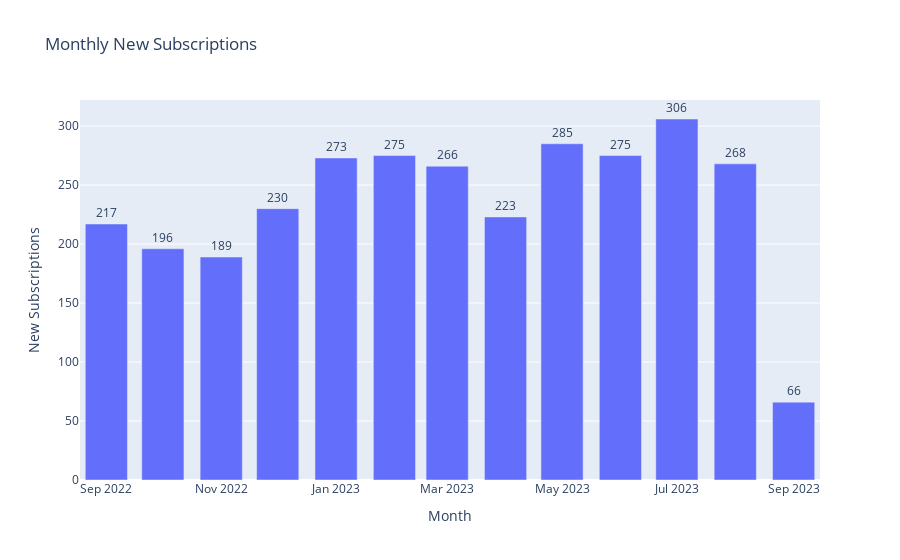

Notebook code cell kept with this figure:
### Code cell
# 2. monthly new subscriptions
fig = px.bar(trends, x='month', y='new_subs',
             title='Monthly New Subscriptions',
             labels={'new_subs': 'New Subscriptions', 'month': 'Month'},
             text='new_subs')
fig.update_traces(textposition='outside')
fig.show()

### Figure 1 — Plotly figure (JSON) as saved in the notebook; plotly's stock layout.template omitted (floating-point values rounded to 4 significant figures)
{"data": [{"hovertemplate": "Month=%{x}<br>New Subscriptions=%{text}<extra></extra>", "legendgroup": "", "marker": {"color": "#636efa", "pattern": {"shape": ""}}, "name": "", "orientation": "v", "showlegend": false, "text": [217.0, 196.0, 189.0, 230.0, 273.0, 275.0, 266.0, 223.0, 285.0, 275.0, 306.0, 268.0, 66.0], "textposition": "outside", "type": "bar", "x": ["2022-09", "2022-10", "2022-11", "2022-12", "2023-01", "2023-02", "2023-03", "2023-04", "2023-05", "2023-06", "2023-07", "2023-08", "2023-09"], "xaxis": "x", "y": [217, 196, 189, 230, 273, 275, 266, 223, 285, 275, 306, 268, 66], "yaxis": "y"}], "layout": {"barmode": "relative", "legend": {"tracegroupgap": 0}, "title": {"text": "Monthly New Subscriptions"}, "xaxis": {"anchor": "y", "domain": [0, 1], "title": {"text": "Month"}}, "yaxis": {"anchor": "x", "domain": [0, 1], "title": {"text": "New Subscriptions"}}}}
